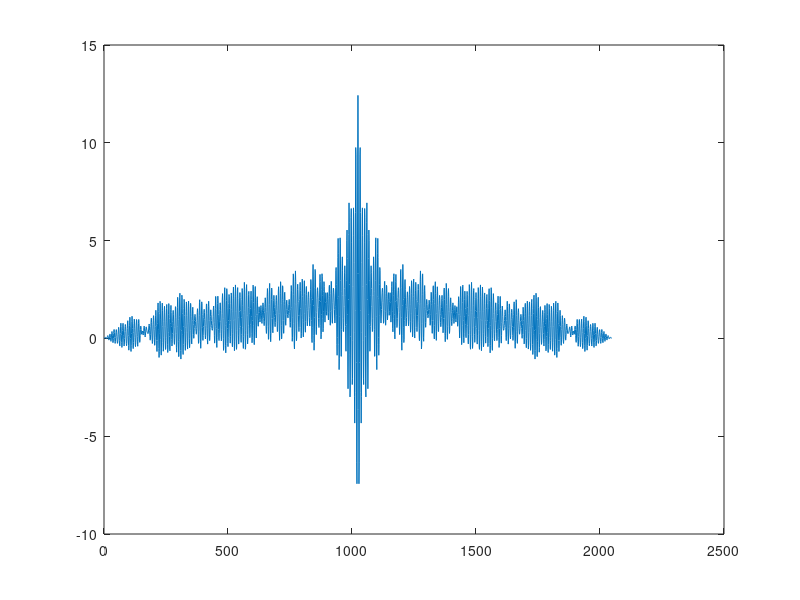
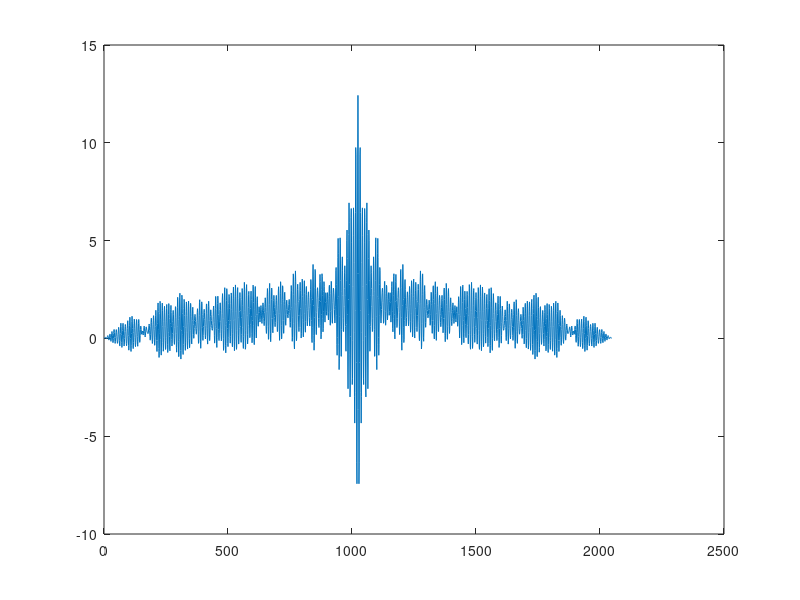

Recreate these plots in MATLAB, in order.
clc
clf
close all
clearvars

% generate 1024 samples of WSS Gaussian RP with variance 1
var = 1;
N = 1024;
nw = 0:1:N-1; % index of the input RP
w = var*rand(N,1); % input RP
ww = flipud(w);

% generate system transfer function
num = [1, -0.9, 0.81];
den = [1, -2.76, 3.809, -2.654, 0.924];
sys = filt(num, den);

% output of the system to input
[x, nx] = lsim(sys, w, nw);
xx = flipud(x);

% estimated autocorr of w and x, using definition
rHatw = zeros(N, 1);
rHatx = zeros(N, 1);
for m = 1:N
    for n = 1:N-m+1
        rHatw(m) = rHatw(m)+w(n+m-1)*w(n);
        rHatx(m) = rHatx(m)+x(n+m-1)*x(n);
    end
end
rHatwflip = flipud(rHatw);
rHatxflip = flipud(rHatx);
rHatw = [rHatwflip(1:end-1); rHatw]/N;
rHatx = [rHatxflip(1:end-1); rHatx]/N;

% estimated autocorr of w and x, using convolution
rHatww = 1/N*conv(w, ww);
rHatxx = 1/N*conv(x, xx);

% plot
% plot(nw, w)
% plot(nx, x)
% stem(nx, x)
plot(rHatx)
figure
plot(rHatxx)